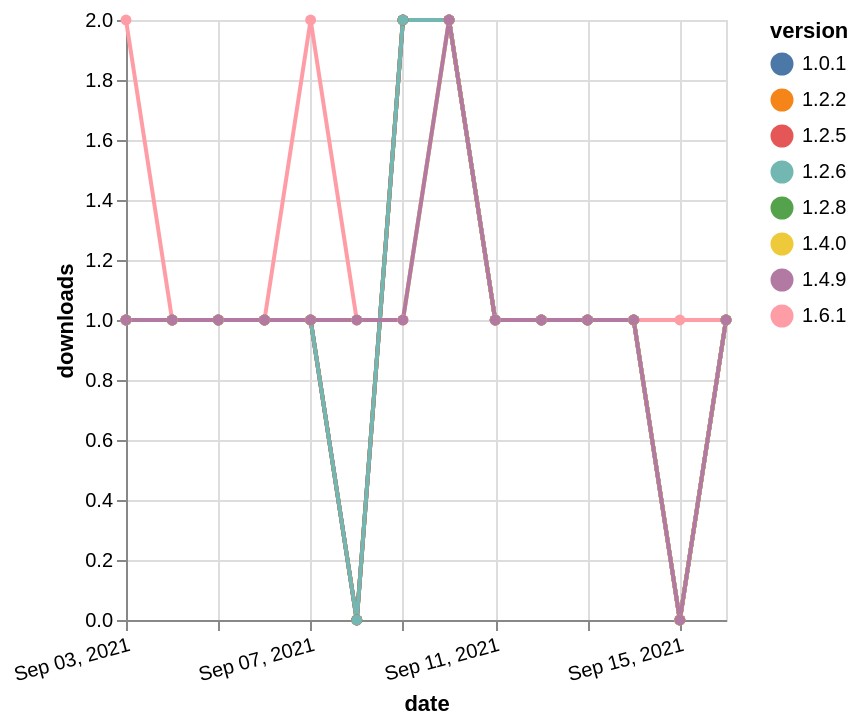

This figure's Vega-Lite source:
### Vega-Lite specification from a JSON file in a GitHub repository (floating-point values rounded to 4 significant figures)
{"$schema": "https://vega.github.io/schema/vega-lite/v5.json", "description": "A simple bar chart with embedded data.", "data": {"values": [{"date": "2021-09-03", "total": 156, "delta": 1, "version": "1.2.8"}, {"date": "2021-09-04", "total": 157, "delta": 1, "version": "1.2.8"}, {"date": "2021-09-05", "total": 158, "delta": 1, "version": "1.2.8"}, {"date": "2021-09-06", "total": 159, "delta": 1, "version": "1.2.8"}, {"date": "2021-09-07", "total": 160, "delta": 1, "version": "1.2.8"}, {"date": "2021-09-08", "total": 160, "delta": 0, "version": "1.2.8"}, {"date": "2021-09-09", "total": 162, "delta": 2, "version": "1.2.8"}, {"date": "2021-09-10", "total": 164, "delta": 2, "version": "1.2.8"}, {"date": "2021-09-11", "total": 165, "delta": 1, "version": "1.2.8"}, {"date": "2021-09-12", "total": 166, "delta": 1, "version": "1.2.8"}, {"date": "2021-09-13", "total": 167, "delta": 1, "version": "1.2.8"}, {"date": "2021-09-14", "total": 168, "delta": 1, "version": "1.2.8"}, {"date": "2021-09-15", "total": 168, "delta": 0, "version": "1.2.8"}, {"date": "2021-09-16", "total": 169, "delta": 1, "version": "1.2.8"}, {"date": "2021-09-03", "total": 122, "delta": 2, "version": "1.6.1"}, {"date": "2021-09-04", "total": 123, "delta": 1, "version": "1.6.1"}, {"date": "2021-09-05", "total": 124, "delta": 1, "version": "1.6.1"}, {"date": "2021-09-06", "total": 125, "delta": 1, "version": "1.6.1"}, {"date": "2021-09-07", "total": 127, "delta": 2, "version": "1.6.1"}, {"date": "2021-09-08", "total": 128, "delta": 1, "version": "1.6.1"}, {"date": "2021-09-09", "total": 129, "delta": 1, "version": "1.6.1"}, {"date": "2021-09-10", "total": 131, "delta": 2, "version": "1.6.1"}, {"date": "2021-09-11", "total": 132, "delta": 1, "version": "1.6.1"}, {"date": "2021-09-12", "total": 133, "delta": 1, "version": "1.6.1"}, {"date": "2021-09-13", "total": 134, "delta": 1, "version": "1.6.1"}, {"date": "2021-09-14", "total": 135, "delta": 1, "version": "1.6.1"}, {"date": "2021-09-15", "total": 136, "delta": 1, "version": "1.6.1"}, {"date": "2021-09-16", "total": 137, "delta": 1, "version": "1.6.1"}, {"date": "2021-09-03", "total": 201, "delta": 1, "version": "1.0.1"}, {"date": "2021-09-04", "total": 202, "delta": 1, "version": "1.0.1"}, {"date": "2021-09-05", "total": 203, "delta": 1, "version": "1.0.1"}, {"date": "2021-09-06", "total": 204, "delta": 1, "version": "1.0.1"}, {"date": "2021-09-07", "total": 205, "delta": 1, "version": "1.0.1"}, {"date": "2021-09-08", "total": 205, "delta": 0, "version": "1.0.1"}, {"date": "2021-09-09", "total": 207, "delta": 2, "version": "1.0.1"}, {"date": "2021-09-10", "total": 209, "delta": 2, "version": "1.0.1"}, {"date": "2021-09-11", "total": 210, "delta": 1, "version": "1.0.1"}, {"date": "2021-09-12", "total": 211, "delta": 1, "version": "1.0.1"}, {"date": "2021-09-13", "total": 212, "delta": 1, "version": "1.0.1"}, {"date": "2021-09-14", "total": 213, "delta": 1, "version": "1.0.1"}, {"date": "2021-09-15", "total": 213, "delta": 0, "version": "1.0.1"}, {"date": "2021-09-16", "total": 214, "delta": 1, "version": "1.0.1"}, {"date": "2021-09-03", "total": 175, "delta": 1, "version": "1.2.2"}, {"date": "2021-09-04", "total": 176, "delta": 1, "version": "1.2.2"}, {"date": "2021-09-05", "total": 177, "delta": 1, "version": "1.2.2"}, {"date": "2021-09-06", "total": 178, "delta": 1, "version": "1.2.2"}, {"date": "2021-09-07", "total": 179, "delta": 1, "version": "1.2.2"}, {"date": "2021-09-08", "total": 179, "delta": 0, "version": "1.2.2"}, {"date": "2021-09-09", "total": 181, "delta": 2, "version": "1.2.2"}, {"date": "2021-09-10", "total": 183, "delta": 2, "version": "1.2.2"}, {"date": "2021-09-11", "total": 184, "delta": 1, "version": "1.2.2"}, {"date": "2021-09-12", "total": 185, "delta": 1, "version": "1.2.2"}, {"date": "2021-09-13", "total": 186, "delta": 1, "version": "1.2.2"}, {"date": "2021-09-14", "total": 187, "delta": 1, "version": "1.2.2"}, {"date": "2021-09-15", "total": 187, "delta": 0, "version": "1.2.2"}, {"date": "2021-09-16", "total": 188, "delta": 1, "version": "1.2.2"}, {"date": "2021-09-03", "total": 164, "delta": 1, "version": "1.2.5"}, {"date": "2021-09-04", "total": 165, "delta": 1, "version": "1.2.5"}, {"date": "2021-09-05", "total": 166, "delta": 1, "version": "1.2.5"}, {"date": "2021-09-06", "total": 167, "delta": 1, "version": "1.2.5"}, {"date": "2021-09-07", "total": 168, "delta": 1, "version": "1.2.5"}, {"date": "2021-09-08", "total": 168, "delta": 0, "version": "1.2.5"}, {"date": "2021-09-09", "total": 170, "delta": 2, "version": "1.2.5"}, {"date": "2021-09-10", "total": 172, "delta": 2, "version": "1.2.5"}, {"date": "2021-09-11", "total": 173, "delta": 1, "version": "1.2.5"}, {"date": "2021-09-12", "total": 174, "delta": 1, "version": "1.2.5"}, {"date": "2021-09-13", "total": 175, "delta": 1, "version": "1.2.5"}, {"date": "2021-09-14", "total": 176, "delta": 1, "version": "1.2.5"}, {"date": "2021-09-15", "total": 176, "delta": 0, "version": "1.2.5"}, {"date": "2021-09-16", "total": 177, "delta": 1, "version": "1.2.5"}, {"date": "2021-09-03", "total": 163, "delta": 1, "version": "1.2.6"}, {"date": "2021-09-04", "total": 164, "delta": 1, "version": "1.2.6"}, {"date": "2021-09-05", "total": 165, "delta": 1, "version": "1.2.6"}, {"date": "2021-09-06", "total": 166, "delta": 1, "version": "1.2.6"}, {"date": "2021-09-07", "total": 167, "delta": 1, "version": "1.2.6"}, {"date": "2021-09-08", "total": 167, "delta": 0, "version": "1.2.6"}, {"date": "2021-09-09", "total": 169, "delta": 2, "version": "1.2.6"}, {"date": "2021-09-10", "total": 171, "delta": 2, "version": "1.2.6"}, {"date": "2021-09-11", "total": 172, "delta": 1, "version": "1.2.6"}, {"date": "2021-09-12", "total": 173, "delta": 1, "version": "1.2.6"}, {"date": "2021-09-13", "total": 174, "delta": 1, "version": "1.2.6"}, {"date": "2021-09-14", "total": 175, "delta": 1, "version": "1.2.6"}, {"date": "2021-09-15", "total": 175, "delta": 0, "version": "1.2.6"}, {"date": "2021-09-16", "total": 176, "delta": 1, "version": "1.2.6"}, {"date": "2021-09-03", "total": 153, "delta": 1, "version": "1.4.0"}, {"date": "2021-09-04", "total": 154, "delta": 1, "version": "1.4.0"}, {"date": "2021-09-05", "total": 155, "delta": 1, "version": "1.4.0"}, {"date": "2021-09-06", "total": 156, "delta": 1, "version": "1.4.0"}, {"date": "2021-09-07", "total": 157, "delta": 1, "version": "1.4.0"}, {"date": "2021-09-08", "total": 158, "delta": 1, "version": "1.4.0"}, {"date": "2021-09-09", "total": 159, "delta": 1, "version": "1.4.0"}, {"date": "2021-09-10", "total": 161, "delta": 2, "version": "1.4.0"}, {"date": "2021-09-11", "total": 162, "delta": 1, "version": "1.4.0"}, {"date": "2021-09-12", "total": 163, "delta": 1, "version": "1.4.0"}, {"date": "2021-09-13", "total": 164, "delta": 1, "version": "1.4.0"}, {"date": "2021-09-14", "total": 165, "delta": 1, "version": "1.4.0"}, {"date": "2021-09-15", "total": 165, "delta": 0, "version": "1.4.0"}, {"date": "2021-09-16", "total": 166, "delta": 1, "version": "1.4.0"}, {"date": "2021-09-03", "total": 141, "delta": 1, "version": "1.4.9"}, {"date": "2021-09-04", "total": 142, "delta": 1, "version": "1.4.9"}, {"date": "2021-09-05", "total": 143, "delta": 1, "version": "1.4.9"}, {"date": "2021-09-06", "total": 144, "delta": 1, "version": "1.4.9"}, {"date": "2021-09-07", "total": 145, "delta": 1, "version": "1.4.9"}, {"date": "2021-09-08", "total": 146, "delta": 1, "version": "1.4.9"}, {"date": "2021-09-09", "total": 147, "delta": 1, "version": "1.4.9"}, {"date": "2021-09-10", "total": 149, "delta": 2, "version": "1.4.9"}, {"date": "2021-09-11", "total": 150, "delta": 1, "version": "1.4.9"}, {"date": "2021-09-12", "total": 151, "delta": 1, "version": "1.4.9"}, {"date": "2021-09-13", "total": 152, "delta": 1, "version": "1.4.9"}, {"date": "2021-09-14", "total": 153, "delta": 1, "version": "1.4.9"}, {"date": "2021-09-15", "total": 153, "delta": 0, "version": "1.4.9"}, {"date": "2021-09-16", "total": 154, "delta": 1, "version": "1.4.9"}]}, "width": "container", "mark": {"type": "line", "point": {"filled": true}}, "encoding": {"x": {"field": "date", "type": "temporal", "timeUnit": "yearmonthdate", "title": "date", "axis": {"labelAngle": -15}}, "y": {"field": "delta", "type": "quantitative", "title": "downloads"}, "color": {"field": "version", "type": "nominal"}, "tooltip": {"field": "delta"}}}
